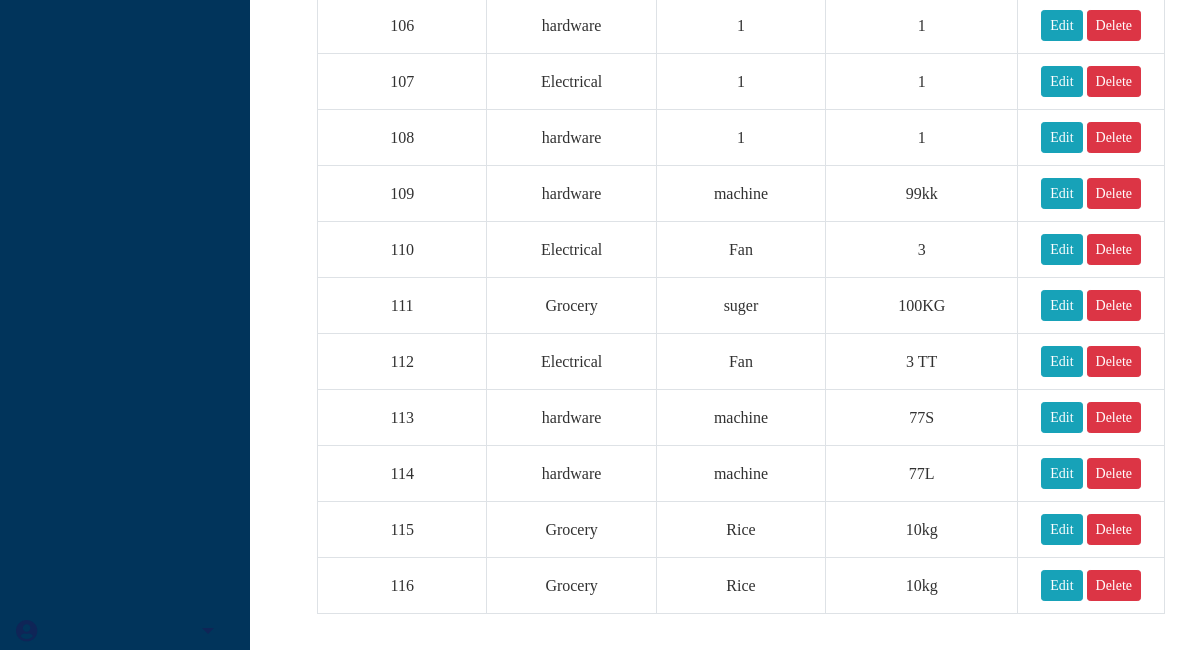
/inventory/Master/ (lower part), run on an earlier commit of the app's database.
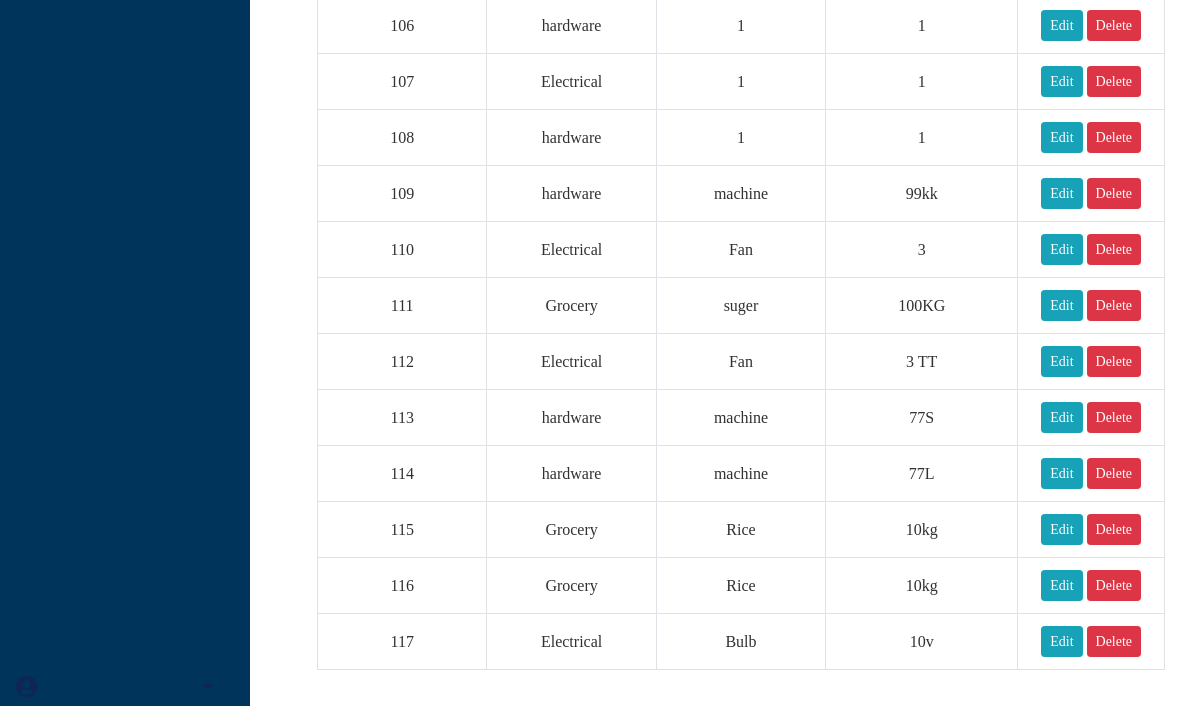
And on a later commit of the database.
### imdapp/models.py (models this page shows, shortened)
class Category(models.Model):
    id=models.IntegerField(primary_key=True)
    category=models.CharField(max_length=255)
    subcategory=models.CharField(max_length=255)
    description=models.TextField(max_length=255)
    is_deleted=models.BooleanField(default=False)
    class Meta:
        db_table='Category'

### imdapp/views.py (the view)
# urls.py: path('Master/', views.categorylist, name='category-list'),
def categorylist(request):
    queryset=Category.objects.all()
    context = {
        "queryset":queryset
    }
    return render(request,"Master/category_list.html",context)

### imdapp/templates/Master/category_list.html (shortened to what this page needs)
{% extends "base.html" %}
{% load widget_tweaks %}
{% block content %}
    <br>
      <div class="card-body" style="font-family: 'Alkalami'">
    <table class="table table-css table-hover table-bordered">
{% if queryset %}
        <tbody>
            {% for category in queryset %}
            <tr>
                <td class="align-middle"> {{ forloop.counter}} </td>
                <td class="align-middle"> {{ category.category }} </td>
                <td class="align-middle"> {{ category.subcategory }} </td>
                <td class="align-middle"> {{ category.description }} </td>
                 <td class="align-middle">
                        <a href="{% url 'update-category' category.pk %}" class="btn btn-info btn-sm">Edit</a>
                        <a href="{% url 'delete-category' category.pk %}" class="btn btn-danger btn-sm"> Delete</a>
                    </td>
            </tr>
                {% endfor %}
        </tbody>
    </table>
      </div>
{% else %}
    <br><br><br><br><br><br><br><br>
    <div style="color: #575757; font-style: bold; font-size: 1.5rem; text-align: center;">The records are empty. Please try adding some.</div>
{% endif %}
{% endblock content %}

What changed in the data, as far as the page shows it:
added Category: category "Electrical", subcategory "Bulb", description "10v"
